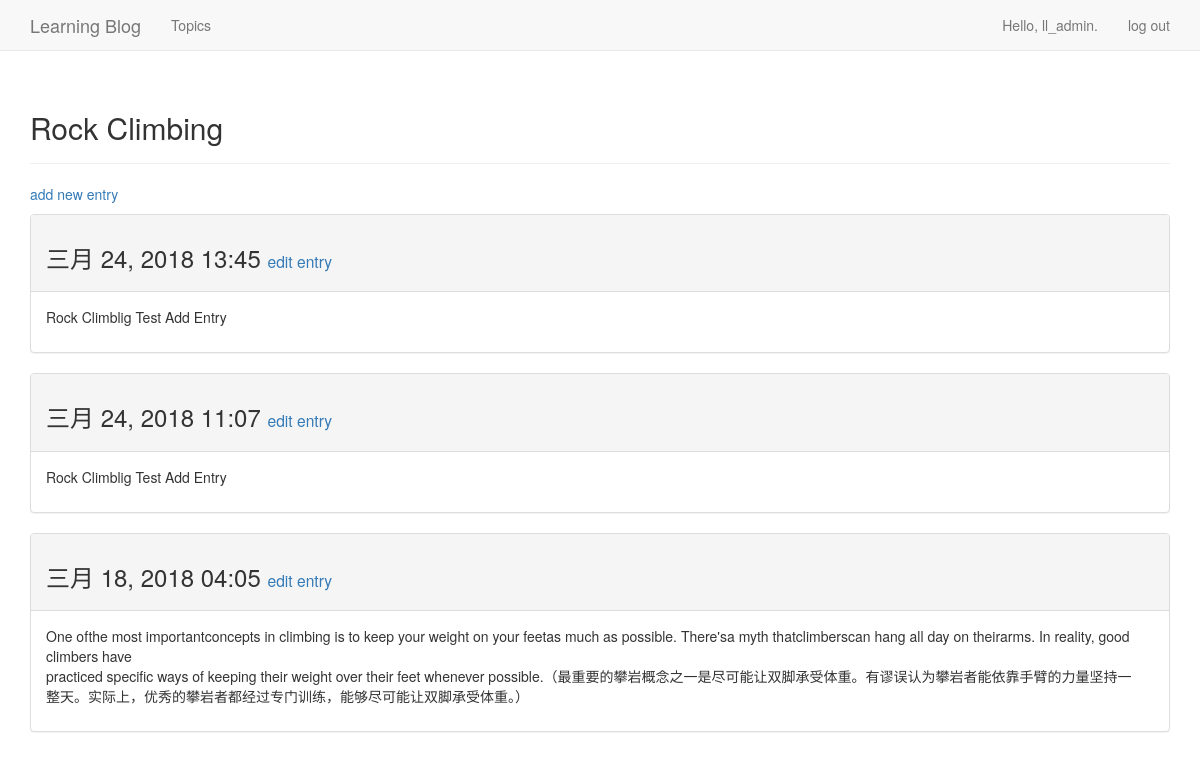
The app's page /learning_blogs/topics/1/ (signed in) with its own data.
### learning_blogs/models.py (models this page shows, shortened)
class Topic(models.Model):
	text = models.CharField(max_length=200)
	date_added = models.DateTimeField(auto_now_add=True)
	owner = models.ForeignKey(User,on_delete=models.CASCADE)
	def __str__(self):
		return self.text

class Entry(models.Model):
	topic = models.ForeignKey(Topic,on_delete=models.CASCADE)
	text = models.TextField()
	date_added = models.DateTimeField(auto_now_add=True)
	class Meta:
		verbose_name_plural = 'entries'

### learning_blogs/views.py (the view)
# urls.py: re_path(r'^topics/(?P<topic_id>\d+)/$', views.topic, name='topic'),
@login_required
def topic(request,topic_id):
	topic = Topic.objects.get(id=topic_id)
	if topic.owner != request.user:
		raise Http404
	entries = topic.entry_set.order_by('-date_added')
	context = {'topic':topic, 'entries':entries}
	return render(request,'learning_blogs/topic.html',context)

### learning_blogs/templates/learning_blogs/topic.html (shortened to what this page needs)
<!DOCTYPE html>
<html lang="en">
<head>
</head>
<body>
{% extends 'learning_blogs/base.html' %}
{% block header %}
    <h2>{{ topic }}</h2>
{% endblock header %}
{% block content %}
    <p>
        <a href="{% url 'learning_blogs:new_entry' topic.id %}">add new entry</a>
    </p>
    {% for entry in entries %}
        <div class="panel panel-default">
            <div class="panel-heading">
                <h3>
                    {{ entry.date_added|date:'M d, Y H:i' }}
                    <small>
                        <a href="{% url 'learning_blogs:edit_entry' entry.id %}">
                            edit entry</a>
                    </small>
                </h3>
            </div>
            <div class="panel-body">
                {{ entry.text|linebreaks }}
            </div>
        </div>
    {% empty %}
        There are no entries for this topic yet.
    {% endfor %}
{% endblock content %}

### learning_blogs/templates/learning_blogs/base.html (shortened to what this page needs)
{% load bootstrap3 %}
<!DOCTYPE html>
<html lang="en">
<head>
    {% bootstrap_css %}
</head>
<body>
    <nav class="navbar navbar-default navbar-static-top">
        <div class="container">
            <div class="navbar-header">
                <a class="navbar-brand" href="{% url 'learning_blogs:index' %}">
                    Learning Blog</a>
            </div>
            <div id="navbar" class="navbar-collapse collapse">
                <ul class="nav navbar-nav">
                    <li><a href="{% url 'learning_blogs:topics' %}">Topics</a></li>
                </ul>
                <ul class="nav navbar-nav navbar-right">
                    {% if user.is_authenticated %}
                        <li><a>Hello, {{ user.username }}.</a></li>
                        <li><a href="{% url 'users:logout' %}">log out</a></li>
                    {% else %}
                        <li><a href="{% url 'users:register' %}">register</a></li>
                        <li><a href="{% url 'users:login' %}">log in</a></li>
                    {% endif %}
                </ul>
            </div>
        </div>
    </nav>
    <div class="container">
        <div class="page-header">
            {% block header %}{% endblock header %}
        </div>
        <div>
            {% block content %}{% endblock content %}
        </div>
    </div>
</body>
</html>

### records on screen
Topic: text "Rock Climbing"
Entry: date_added "三月 24, 2018 13:45", text "Rock Climblig Test Add Entry"
Entry: date_added "三月 24, 2018 11:07", text "Rock Climblig Test Add Entry"
Entry: date_added "三月 18, 2018 04:05", text "One ofthe most importantconcepts in climbing is to keep your weight on your feetas much as possible. There'sa myth thatclimberscan hang all day on theirarms. In reality, good climbers have practiced specific ways of keeping their weight over their feet whenever possible.（最重要的攀岩概念之一是尽可能让双脚承受体重。有谬误认为攀岩者能依靠手臂的力量坚持一 整天。实际上，优秀的攀岩者都经过专门训练，能够尽可能让双脚承受体重。）"

### other values on screen
{{ user.username }} "ll_admin"
